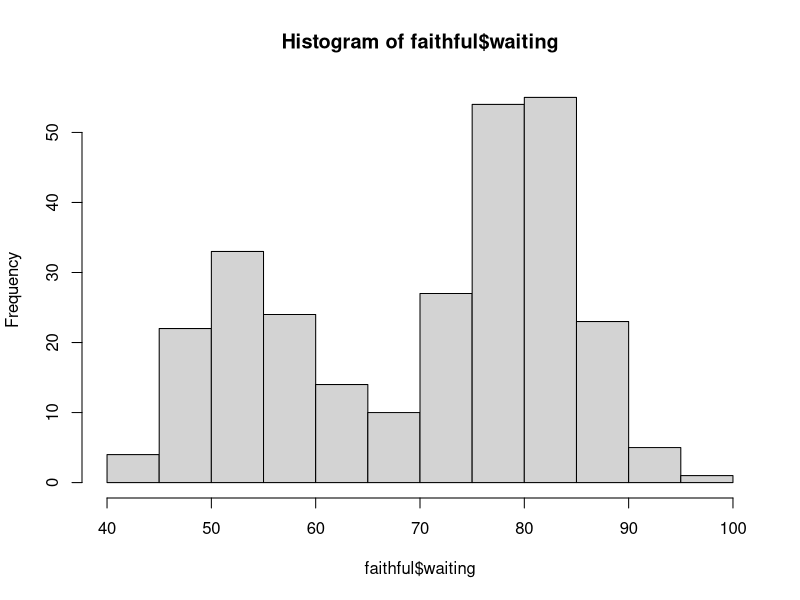
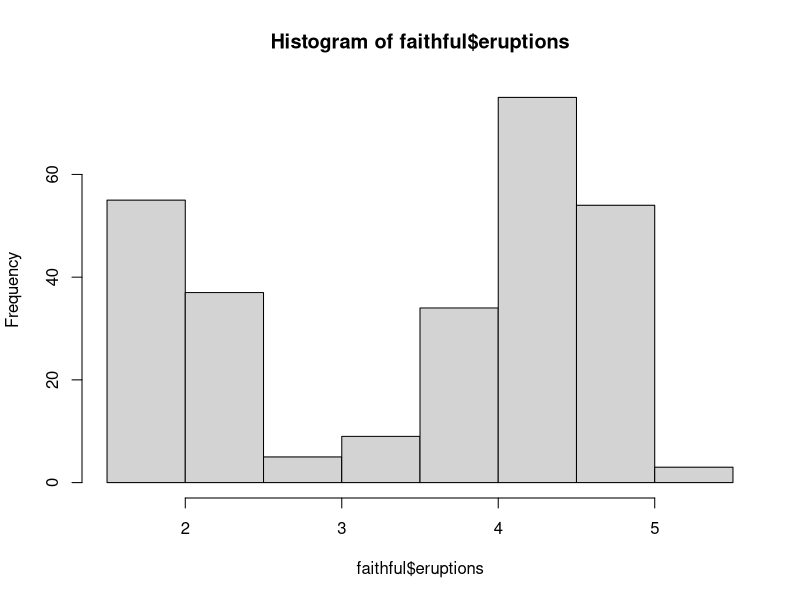
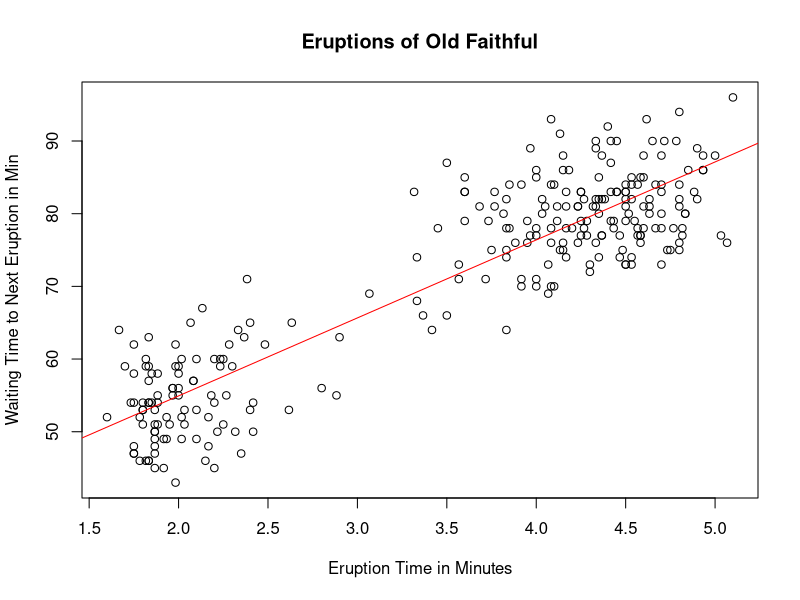

The R script that drew these images, in order:
## ---- chunk 1
# This command opens the data.

#View(faithful)
## ---- chunk 2
# This command finds the mean of the column.

mean(faithful$waiting)
## ---- chunk 3
# the "?" command is used for help; information about the query is found under the "Help" tab in the viewing window.

?faithful
## ---- chunk 4

?colnames
colnames(faithful)
## ---- chunk 5

head(faithful)
## ---- chunk 6

nrow(faithful)
## ---- chunk 7

ncol(faithful)
## ---- chunk 8

str(faithful)
## ---- chunk 9

class(faithful$eruptions)
## ---- chunk 10

class(faithful$waiting)
## ---- chunk 11

min(faithful$waiting)
## ---- chunk 12

max(faithful$waiting)
## ---- chunk 13

mean(faithful$waiting)
## ---- chunk 14

median(faithful$waiting)
## ---- chunk 15

summary(faithful)
## ---- chunk 16

hist(faithful$waiting)
hist(faithful$eruptions)

plot(faithful, main="Eruptions of Old Faithful", xlab="Eruption Time in Minutes", ylab="Waiting Time to Next Eruption in Min")
abline(lm(faithful$waiting~faithful$eruptions), col="red")

## ---- chunk 17
# We can always refer to the ? command for help

# Here is an example; Sorting by eruption times (default ascending)

faithful[order(faithful$eruptions),]

## ---- chunk 18

## ---- chunk 19

## ---- chunk 20

# When filtering it is important to focus only on specific information from a large dataset or table. Filtering doesn't remove or modify data; it just changes which records appear on your screen

# How many instances (rows) have a waiting time greater than 80 (look at our examples above)
nrow(faithful[faithful$waiting>80,]) 
dim(faithful[faithful$waiting>80,])

# What about waiting times greater than 30?
faithful[faithful$waiting>30,]

## ---- chunk 21

## ---- chunk 22

## ---- chunk 23

## ---- chunk 24

## ---- chunk 25

## ---- chunk 26

## ---- chunk 27

## ---- chunk 28

## ---- chunk 29

## ---- chunk 30

# Now that we know how to Filter and Sort it is time to start transforming the raw data. For this we would like to separate the times that are greater than or equal to 4 mins and those that are less than 4 min.

greater.1 = subset(faithful, faithful$eruptions >= 4,)

greater = nrow(faithful[faithful$eruptions >= 4,])
less = nrow(faithful[faithful$eruptions < 4,])

greater
less

## ---- chunk 31


## ---- chunk 32

# From here we have our data transformed into two instances. The first being the times that old faithful erupted greater than or equal to 4 mins and second are those that are less than 4 min. We can use this information to aggrigate the percentage of times that old faithful will erupt greater than or equal to 4 mins.

greater / nrow(faithful[faithful$eruptions,])

## ---- chunk 33

